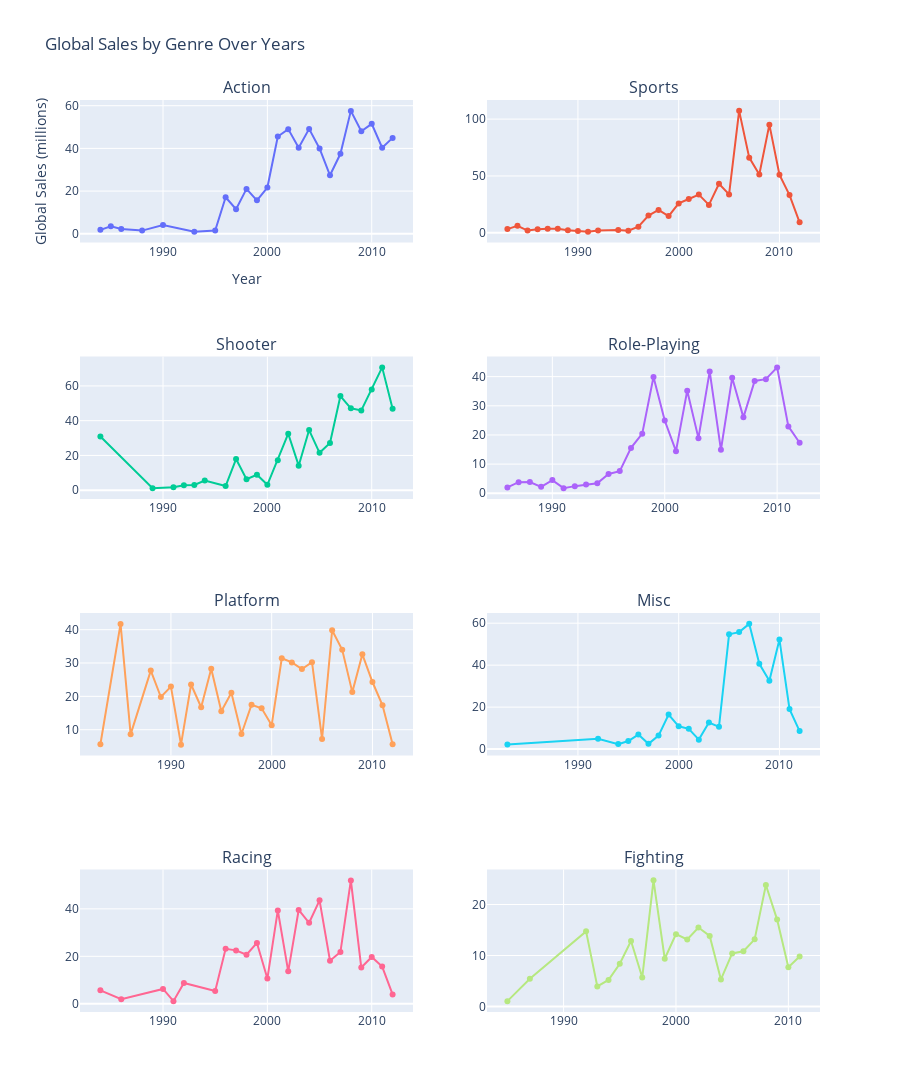

Notebook cell for this chart:
### Markdown cell above
Global sales by Genre over the Years
---

### Code cell
genres = ['Action', 'Sports', 'Shooter', 'Role-Playing', 'Platform', 'Misc', 'Racing', 'Fighting']
fig = make_subplots(rows=4, cols=2, subplot_titles=genres)
for i, genre in enumerate(genres, 1):
    genre_data = data[data['Genre'] == genre]
    sales_by_year = genre_data.groupby('Year')[['Global']].sum().reset_index()
    fig.add_trace(go.Scatter(x=sales_by_year['Year'], y=sales_by_year['Global'],
                             mode='lines+markers', name=genre,showlegend=False),
                  row=(i - 1) // 2 + 1, col=(i - 1) % 2 + 1)
fig.update_layout(title='Global Sales by Genre Over Years',
                  xaxis_title='Year',
                  yaxis_title='Global Sales (millions)',
                  hovermode='x unified',
                  height=1200)  
fig.show()

### Figure 1 — Plotly figure (JSON) as saved in the notebook; plotly's stock layout.template omitted (floating-point values rounded to 4 significant figures)
{"data": [{"mode": "lines+markers", "name": "Action", "showlegend": false, "type": "scatter", "x": [1984, 1985, 1986, 1988, 1990, 1993, 1995, 1996, 1997, 1998, 1999, 2000, 2001, 2002, 2003, 2004, 2005, 2006, 2007, 2008, 2009, 2010, 2011, 2012], "xaxis": "x", "y": [1.85, 3.5, 2.29, 1.5, 4.16, 1.02, 1.56, 17.12, 11.51, 21.03, 15.66, 21.68, 45.56, 49.02, 40.3, 49.14, 39.99, 27.41, 37.47, 57.57, 48.05, 51.5, 40.32, 44.92], "yaxis": "y"}, {"mode": "lines+markers", "name": "Sports", "showlegend": false, "type": "scatter", "x": [1983, 1984, 1985, 1986, 1987, 1988, 1989, 1990, 1991, 1992, 1994, 1995, 1996, 1997, 1998, 1999, 2000, 2001, 2002, 2003, 2004, 2005, 2006, 2007, 2008, 2009, 2010, 2011, 2012], "xaxis": "x2", "y": [3.2, 6.18, 1.96, 3.08, 3.45, 3.51, 2.12, 1.48, 1, 2.05, 2.5, 1.86, 5.36, 15.09, 20.05, 14.69, 25.84, 29.73, 33.6, 24.52, 43.12, 33.77, 107.2, 66.11, 51.2, 95.13, 51.02, 33.14, 9.2], "yaxis": "y2"}, {"mode": "lines+markers", "name": "Shooter", "showlegend": false, "type": "scatter", "x": [1984, 1989, 1991, 1992, 1993, 1994, 1996, 1997, 1998, 1999, 2000, 2001, 2002, 2003, 2004, 2005, 2006, 2007, 2008, 2009, 2010, 2011, 2012], "xaxis": "x3", "y": [30.85, 1.2, 1.65, 2.85, 2.99, 5.56, 2.42, 17.92, 6.34, 8.89, 3.12, 17.28, 32.49, 14.11, 34.59, 21.51, 27.19, 54.16, 47.13, 45.88, 57.96, 70.66, 46.83], "yaxis": "y3"}, {"mode": "lines+markers", "name": "Role-Playing", "showlegend": false, "type": "scatter", "x": [1986, 1987, 1988, 1989, 1990, 1991, 1992, 1993, 1994, 1995, 1996, 1997, 1998, 1999, 2000, 2001, 2002, 2003, 2004, 2005, 2006, 2007, 2008, 2009, 2010, 2011, 2012], "xaxis": "x4", "y": [2, 3.81, 3.87, 2.2, 4.52, 1.77, 2.45, 2.98, 3.42, 6.61, 7.6, 15.56, 20.44, 39.91, 24.95, 14.45, 35.19, 18.91, 41.79, 14.92, 39.58, 26.03, 38.51, 39.12, 43.17, 22.94, 17.34], "yaxis": "y4"}, {"mode": "lines+markers", "name": "Platform", "showlegend": false, "type": "scatter", "x": [1983, 1985, 1986, 1988, 1989, 1990, 1991, 1992, 1993, 1994, 1995, 1996, 1997, 1998, 1999, 2000, 2001, 2002, 2003, 2004, 2005, 2006, 2007, 2008, 2009, 2010, 2011, 2012], "xaxis": "x5", "y": [5.62, 41.74, 8.6, 27.73, 19.81, 22.92, 5.52, 23.55, 16.74, 28.25, 15.53, 21.11, 8.7, 17.47, 16.42, 11.36, 31.42, 30.19, 28.21, 30.25, 7.21, 39.82, 33.98, 21.27, 32.61, 24.3, 17.31, 5.64], "yaxis": "y5"}, {"mode": "lines+markers", "name": "Misc", "showlegend": false, "type": "scatter", "x": [1983, 1992, 1994, 1995, 1996, 1997, 1998, 1999, 2000, 2001, 2002, 2003, 2004, 2005, 2006, 2007, 2008, 2009, 2010, 2011, 2012], "xaxis": "x6", "y": [2.14, 4.94, 2.39, 3.84, 6.91, 2.51, 6.46, 16.47, 10.87, 9.65, 4.52, 12.63, 10.62, 54.69, 55.75, 59.68, 40.67, 32.55, 52.18, 19.07, 8.61], "yaxis": "y6"}, {"mode": "lines+markers", "name": "Racing", "showlegend": false, "type": "scatter", "x": [1984, 1986, 1990, 1991, 1992, 1995, 1996, 1997, 1998, 1999, 2000, 2001, 2002, 2003, 2004, 2005, 2006, 2007, 2008, 2009, 2010, 2011, 2012], "xaxis": "x7", "y": [5.68, 1.96, 6.26, 1.14, 8.76, 5.4, 23.15, 22.51, 20.67, 25.64, 10.65, 39.32, 13.7, 39.52, 34.13, 43.58, 18.17, 21.82, 51.99, 15.29, 19.75, 15.69, 3.96], "yaxis": "y7"}, {"mode": "lines+markers", "name": "Fighting", "showlegend": false, "type": "scatter", "x": [1985, 1987, 1992, 1993, 1994, 1995, 1996, 1997, 1998, 1999, 2000, 2001, 2002, 2003, 2004, 2005, 2006, 2007, 2008, 2009, 2010, 2011], "xaxis": "x8", "y": [1.05, 5.42, 14.73, 3.93, 5.21, 8.37, 12.85, 5.69, 24.73, 9.36, 14.18, 13.14, 15.48, 13.83, 5.3, 10.41, 10.82, 13.16, 23.82, 17.04, 7.68, 9.8], "yaxis": "y8"}], "layout": {"annotations": [{"font": {"size": 16}, "showarrow": false, "text": "Action", "x": 0.225, "xanchor": "center", "xref": "paper", "y": 1, "yanchor": "bottom", "yref": "paper"}, {"font": {"size": 16}, "showarrow": false, "text": "Sports", "x": 0.775, "xanchor": "center", "xref": "paper", "y": 1, "yanchor": "bottom", "yref": "paper"}, {"font": {"size": 16}, "showarrow": false, "text": "Shooter", "x": 0.225, "xanchor": "center", "xref": "paper", "y": 0.7188, "yanchor": "bottom", "yref": "paper"}, {"font": {"size": 16}, "showarrow": false, "text": "Role-Playing", "x": 0.775, "xanchor": "center", "xref": "paper", "y": 0.7188, "yanchor": "bottom", "yref": "paper"}, {"font": {"size": 16}, "showarrow": false, "text": "Platform", "x": 0.225, "xanchor": "center", "xref": "paper", "y": 0.4375, "yanchor": "bottom", "yref": "paper"}, {"font": {"size": 16}, "showarrow": false, "text": "Misc", "x": 0.775, "xanchor": "center", "xref": "paper", "y": 0.4375, "yanchor": "bottom", "yref": "paper"}, {"font": {"size": 16}, "showarrow": false, "text": "Racing", "x": 0.225, "xanchor": "center", "xref": "paper", "y": 0.1562, "yanchor": "bottom", "yref": "paper"}, {"font": {"size": 16}, "showarrow": false, "text": "Fighting", "x": 0.775, "xanchor": "center", "xref": "paper", "y": 0.1562, "yanchor": "bottom", "yref": "paper"}], "height": 1200, "hovermode": "x unified", "title": {"text": "Global Sales by Genre Over Years"}, "xaxis": {"anchor": "y", "domain": [0, 0.45], "title": {"text": "Year"}}, "xaxis2": {"anchor": "y2", "domain": [0.55, 1]}, "xaxis3": {"anchor": "y3", "domain": [0, 0.45]}, "xaxis4": {"anchor": "y4", "domain": [0.55, 1]}, "xaxis5": {"anchor": "y5", "domain": [0, 0.45]}, "xaxis6": {"anchor": "y6", "domain": [0.55, 1]}, "xaxis7": {"anchor": "y7", "domain": [0, 0.45]}, "xaxis8": {"anchor": "y8", "domain": [0.55, 1]}, "yaxis": {"anchor": "x", "domain": [0.8438, 1], "title": {"text": "Global Sales (millions)"}}, "yaxis2": {"anchor": "x2", "domain": [0.8438, 1]}, "yaxis3": {"anchor": "x3", "domain": [0.5625, 0.7188]}, "yaxis4": {"anchor": "x4", "domain": [0.5625, 0.7188]}, "yaxis5": {"anchor": "x5", "domain": [0.2812, 0.4375]}, "yaxis6": {"anchor": "x6", "domain": [0.2812, 0.4375]}, "yaxis7": {"anchor": "x7", "domain": [0, 0.1562]}, "yaxis8": {"anchor": "x8", "domain": [0, 0.1562]}}}
